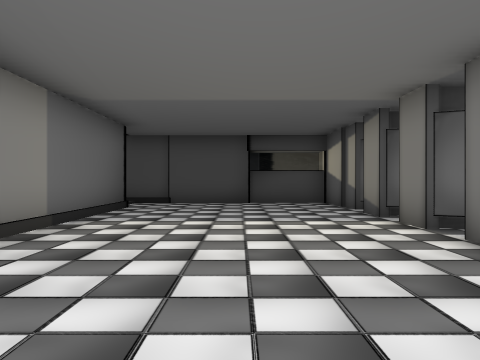
[1] (above)

24 first-person views from a walk through a scene from a Unity 3-D project. The camera is 1.4 m above the floor, looks level and sees 75° across. Doors are open. The floor is counted in squares, 2 m on a side. Each view is taken from the middle of a square. On the plan, view 1 faces up. The plan holds only what a view shows up to about 10 squares ahead; the rest is blank. The place goes on beyond the plan. The player character is not drawn. Some surface patterns are stand-ins.

[2]
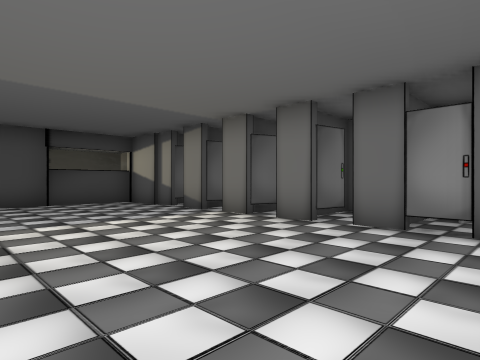

[3]
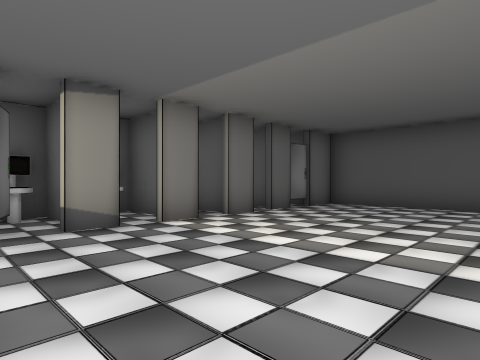

[4]
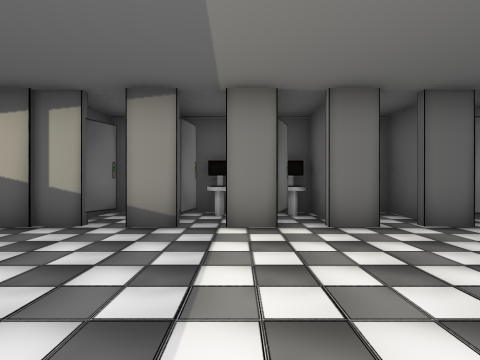

[5]
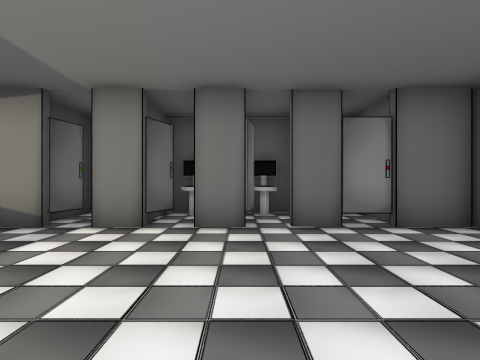

[6]
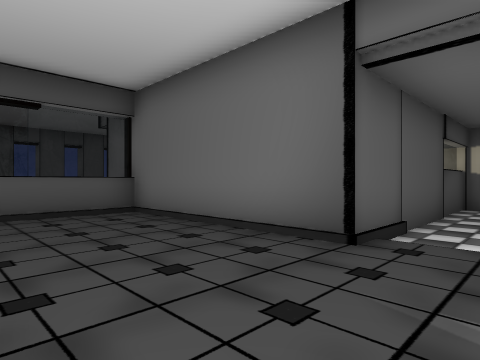

[7]
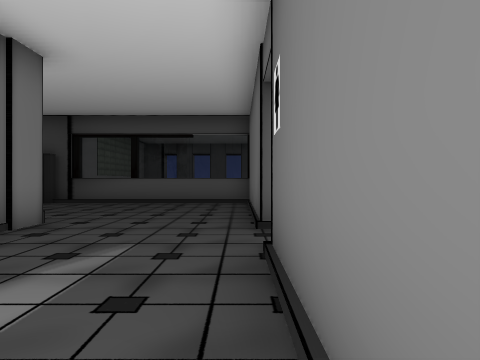

[8]
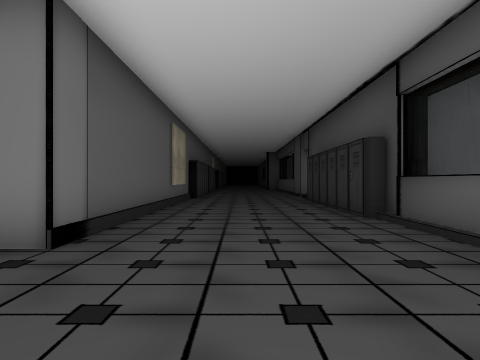

[9]
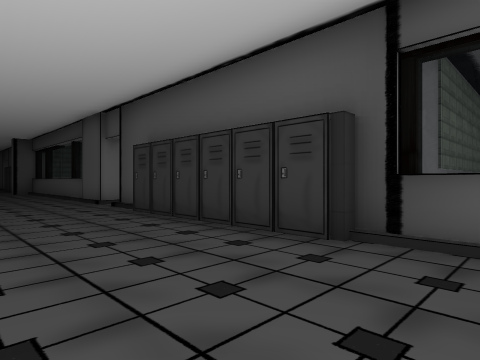

[10]
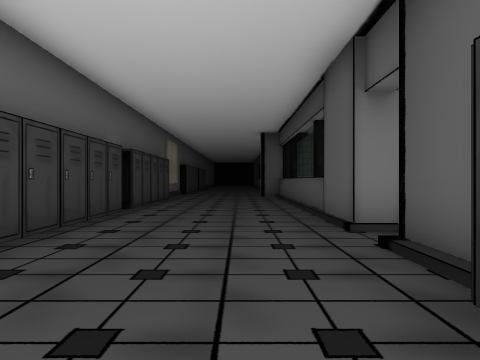

[11]
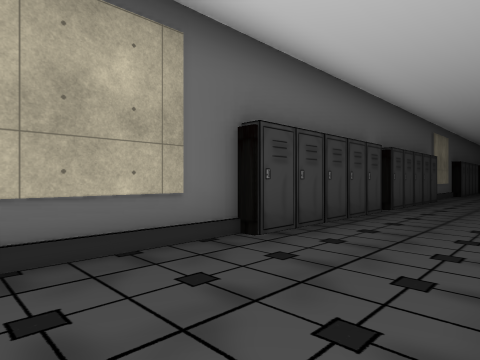

[12]
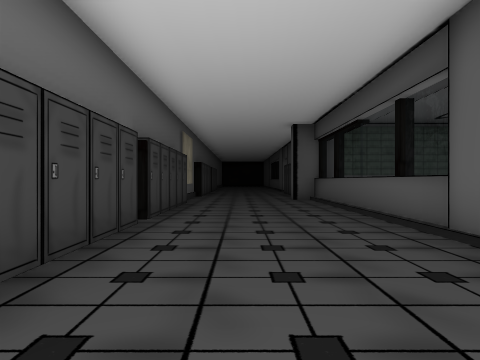

[13]
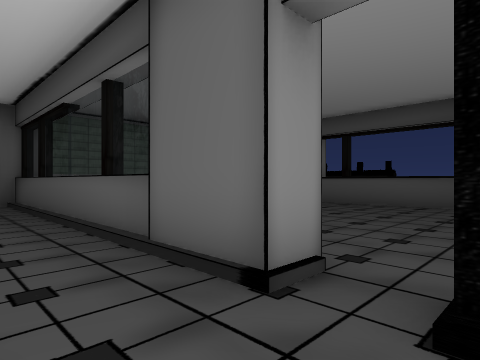

[14]
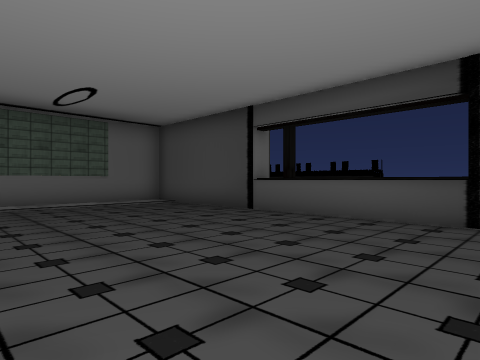

[15]
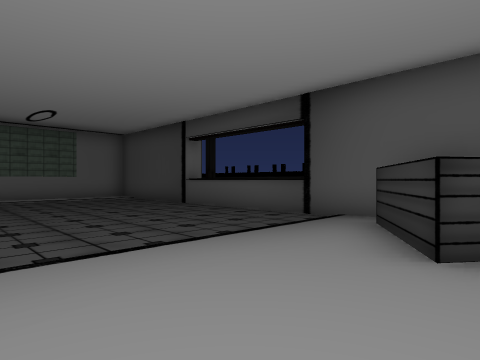

[16]
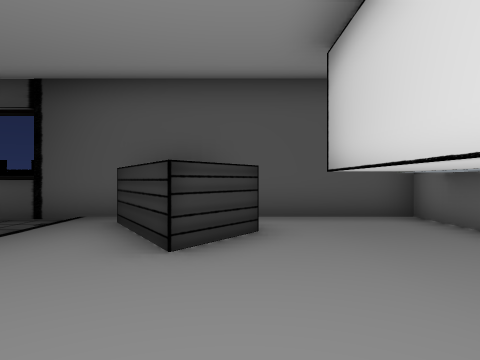

[17]
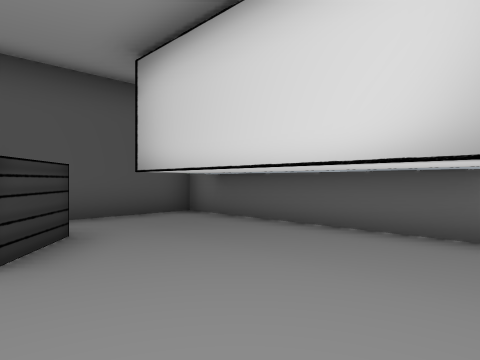

[18]
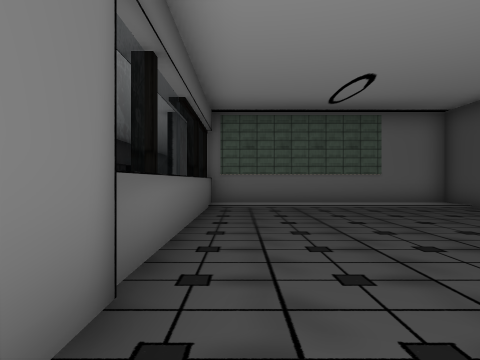

[19]
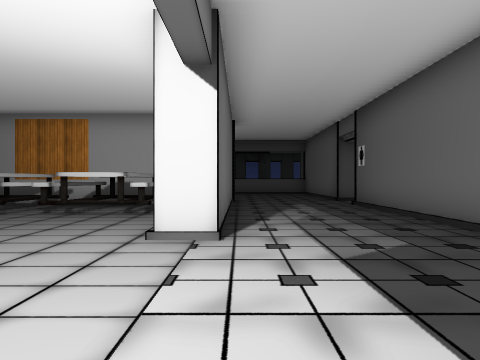

[20]
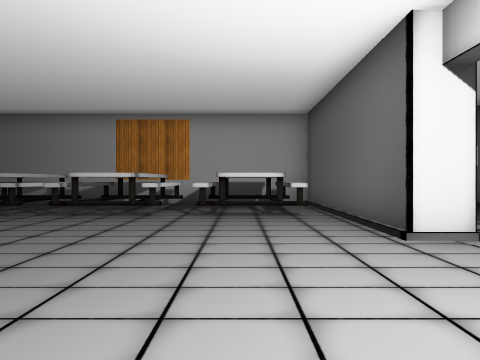

[21]
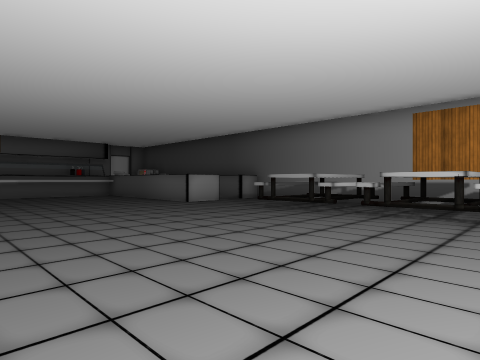

[22]
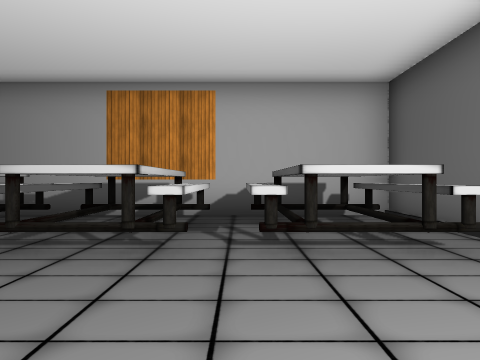

[23]
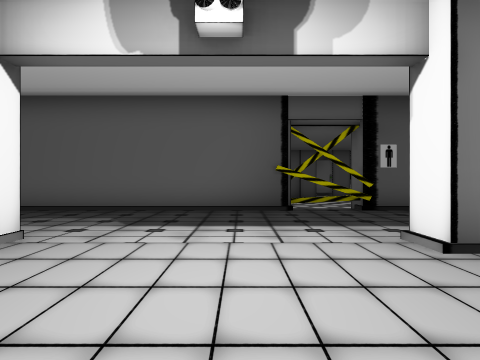

[24]
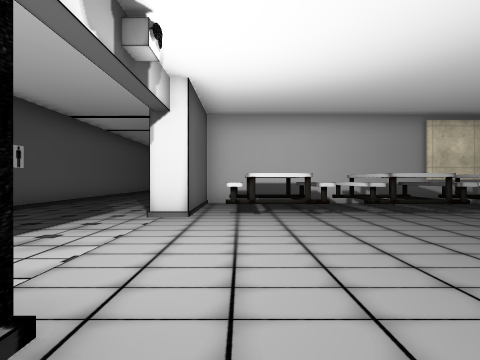

### Floor plan
Key: @ floor where view 1 was taken; # wall or solid block; . main floor; - floor 0.25 m lower than the main floor; / step, stairs or slope; D open door; = window, fence, low wall or low ledge; ^ raised ledge; O other object.
Columns run from 26 left of view 1 to 5 right of it. Each row starts with its distance up from view 1.
 22 #################
 21 #..........###..#
 20 #...........##.=#
 19 #...............##
 18 #...............##
 17 #...............##
 16 #..............###    #
 15 #^#######D########^^^^##
 14 #...................../#
 13  ...................../#
 12  ...................../#
 11  ...................../#
 10  ##################.../#######
  9          ##########..../-----#
  8           ........#...//-----###
  7          .O^^O#O###.../#------O#
  6         ..^^^##^###.../#-----###
  5        #..O^^O#O#^#.../#-----#O#
  4       ............#.../#------O#
  3      .............#.../#-----#O#
  2     ................../#-----###
  1     ................../#-----#
  0      ................./#--@--#
 -1            ...........########
 -2             .OOO###...#=
 -3             .##^###...##
 -4            ^.##^  #.../#
 -5           ...O....# ../#
 -6           ######### ../#

Positions as (right, up) in squares from view 1, and headings:
1: (0, 0), facing up
2: (-2, 0), facing up-right
3: (-2, 8), facing down-right
4: (-2, 5), facing right
5: (-2, 3), facing right
6: (-7, 8), facing up-right
7: (-4, 5), facing up
8: (-4, 12), facing left
9: (-8, 11), facing up-left
10: (-13, 13), facing left
11: (-13, 13), facing down-left
12: (-15, 12), facing left
13: (-16, 13), facing up-left
14: (-16, 16), facing up-left
15: (-13, 16), facing up-left
16: (-13, 16), facing up
17: (-14, 16), facing up-right
18: (-17, 16), facing left
19: (-7, -1), facing up
20: (-10, -1), facing up
21: (-11, -1), facing up-left
22: (-11, 2), facing up
23: (-11, 0), facing right
24: (-9, 4), facing down
